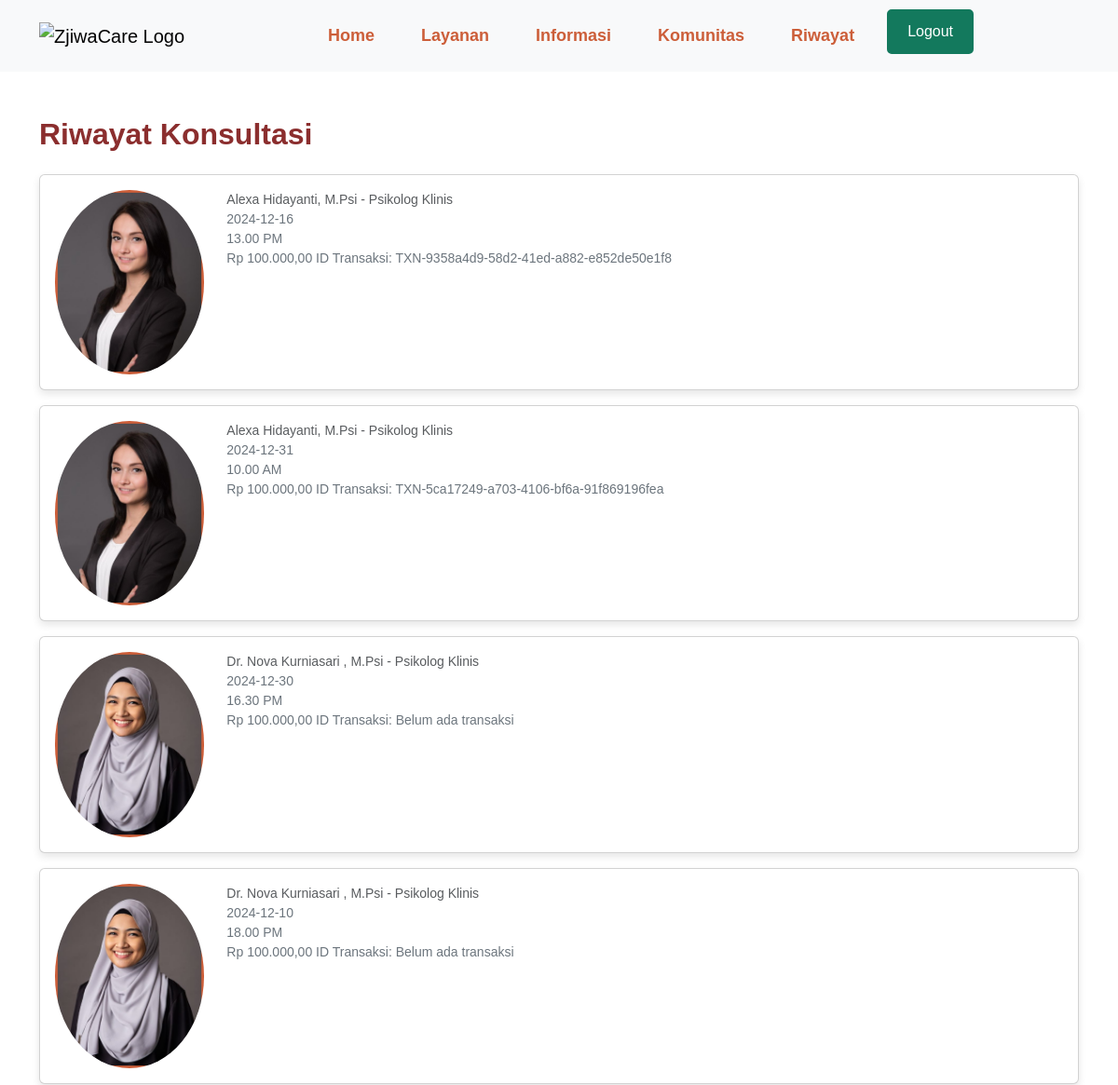
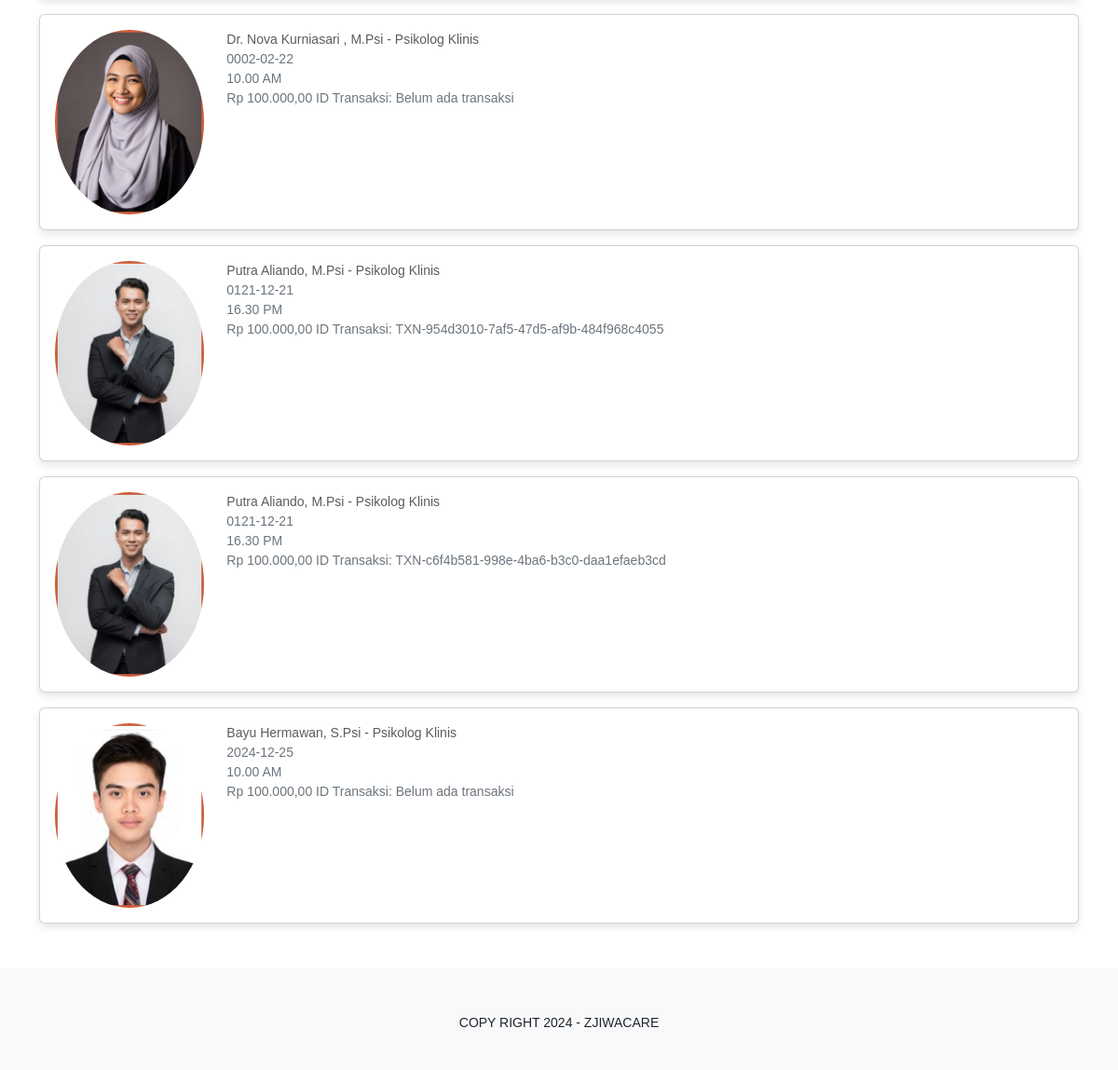
The page /ZjiwaCare/riwayat-konsultasi.php (signed in) on the database its author committed (2 pictures, top to bottom).
### tables this page shows
CREATE TABLE `booking` (
  `booking_id` int(11) NOT NULL,
  `nama` varchar(100) NOT NULL,
  `tanggalLahir` date NOT NULL,
  `umur` varchar(10) NOT NULL,
  `jenisKelamin` text NOT NULL,
  `pendidikan` varchar(100) NOT NULL,
  `alamat` varchar(100) NOT NULL,
  `tanggalKonsultasi` date NOT NULL,
  `waktuKonsultasi` text NOT NULL,
  `psikolog` varchar(255) NOT NULL,
  `spesialisasi` varchar(255) NOT NULL,
  `harga` int(11) NOT NULL,
  `user_id` int(11) DEFAULT NULL
);

CREATE TABLE `psychologists` (
  `id` int(100) NOT NULL,
  `nama` varchar(100) NOT NULL,
  `spesialisasi` varchar(255) NOT NULL,
  `deskripsi` text NOT NULL,
  `harga` int(11) NOT NULL,
  `foto` varchar(255) NOT NULL
);

CREATE TABLE `pembayaran` (
  `id_transaksi` varchar(255) NOT NULL,
  `username` varchar(255) NOT NULL,
  `nama` varchar(255) NOT NULL,
  `tanggal_lahir` varchar(100) NOT NULL,
  `umur` int(255) NOT NULL,
  `jenis_kelamin` varchar(255) NOT NULL,
  `pendidikan` varchar(255) NOT NULL,
  `alamat` varchar(255) NOT NULL,
  `tanggal_konsultasi` date NOT NULL,
  `waktu_konsultasi` varchar(255) NOT NULL,
  `psikolog` varchar(255) NOT NULL,
  `harga` decimal(65,0) NOT NULL,
  `metode_pembayaran` varchar(255) NOT NULL,
  `created_at` timestamp NOT NULL DEFAULT current_timestamp(),
  `booking_id` int(11) DEFAULT NULL,
  `status` varchar(100) DEFAULT NULL
);

### ZjiwaCare/riwayat-konsultasi.php (the view, shortened to what this page needs)
<?php
$user_id = $_SESSION['user_id'];
include 'database.php';
$bookings = [];
try {
    $stmt = $db->prepare("
        SELECT
            booking.psikolog,
            booking.spesialisasi,
            booking.tanggalKonsultasi AS tanggalKonsultasi,
            booking.waktuKonsultasi AS waktuKonsultasi,
            booking.harga,
            pembayaran.id_transaksi,
            psychologists.foto AS foto
        FROM
            booking
        LEFT JOIN
            pembayaran
        ON
            booking.booking_id = pembayaran.booking_id
        LEFT JOIN
            psychologists
        ON
            booking.psikolog = psychologists.nama
        WHERE
            booking.user_id = ?
    ");
    if ($stmt) {
        $stmt->bind_param("i", $user_id);
        $stmt->execute();
        $result = $stmt->get_result();
        while ($row = $result->fetch_assoc()) {
            $bookings[] = $row;
        }
    } else {
        throw new Exception("Error preparing statement: " . $db->error);
    }
} catch (Exception $e) {
    echo "<div class='alert alert-danger'>Terjadi kesalahan: " . htmlspecialchars($e->getMessage()) . "</div>";
}
?>
<!DOCTYPE html>
<html lang="en">
<head>
    <link href="https://cdn.jsdelivr.net/npm/bootstrap@5.3.3/dist/css/bootstrap.min.css" rel="stylesheet">
    <link rel="stylesheet" href="riwayat-konsultasi.css">
</head>
<body class="fade-in">
    <nav class="navbar navbar-expand-lg navbar-light bg-light">
        <div class="container d-flex justify-content-center">
            <a class="navbar-brand" href="riwayat-konsultasi.php">
                <img src="ZjiwaCare.png" alt="ZjiwaCare Logo" width="100">
            </a>
            <div class="collapse navbar-collapse justify-content-center" id="navbarNav">
                <ul class="navbar-nav">
                    <li class="nav-item">
                        <a class="nav-link box-nav" href="home.php">Home</a>
                    </li>
                    <li class="nav-item">
                        <a class="nav-link box-nav" href="layanan.php">Layanan</a>
                    </li>
                    <li class="nav-item">
                        <a class="nav-link box-nav" href="informasi2.php">Informasi</a>
                    </li>
                    <li class="nav-item">
                        <a class="nav-link box-nav" href="komunitas2.php">Komunitas</a>
                    </li>
                    <li class="nav-item">
                        <a class="nav-link box-nav active" href="riwayat.html">Riwayat</a>
                    </li>
                    <li class="nav-item">
                        <a class="btn btn-primary box-login" href="logout.php">Logout</a>
                    </li>
                </ul>
            </div>
        </div>
    </nav>
    <section class="my-5">
        <div class="container">
            <h1 class="mb-4">Riwayat Konsultasi</h1>
            <?php if (empty($bookings)): ?>
                <p class="text-muted">Belum ada riwayat konsultasi.</p>
            <?php else: ?>
                <?php foreach ($bookings as $booking): ?>
                    <div class="card mb-3">
                        <div class="card-body">
                            <div class="row">
                                <div class="col-md-2">
                                <img src="<?= $booking['foto'] ?>" alt="Doctor" class="img-fluid rounded-circle">
                                </div>
                                <div class="col-md-10">
                                    <p class="text-muted mb-0">
                                        <?= $booking['psikolog'] ?> - <?= $booking['spesialisasi'] ?>
                                    </p>
                                    <p class="mb-0">
                                        <?= $booking['tanggalKonsultasi'] ?><br>
                                        <?= $booking['waktuKonsultasi'] ?><br>
                                        Rp <?= number_format($booking['harga'], 2, ',', '.') ?>
                                        ID Transaksi:
                                        <?= $booking['id_transaksi'] ? $booking['id_transaksi'] : 'Belum ada transaksi' ?>
                                    </p>
                                </div>
                            </div>
                        </div>
                    </div>
                <?php endforeach; ?>
            <?php endif; ?>
        </div>
    </section>
    <footer class="text-center bg-light py-4">
        <div class="container">
            <p class="mt-4">COPY RIGHT 2024 - ZJIWACARE</p>
        </div>
    </footer>
</body>
</html>

### ZjiwaCare/riwayat-konsultasi.css (style rules this page uses)
.fade-in { animation: fadeIn 1s ease-in-out; }
body { font-family: Arial, sans-serif; }
h1 { color: #8b2e2e; font-size: 32px; }
.mb-4 { font-weight: bold; }
.navbar { padding: 10px 0; }
.navbar .nav-link.box-nav { padding: 10px 20px; margin: 5px; border-radius: 5px; color: #CC5E39; font-size: 18px; font-weight: bold; transition: background-color 0.3s, color 0.3s; }
.navbar .btn-primary.box-login { border: 2px solid #13795d; border-radius: 5px; margin-left: 10px; padding: 10px 20px; background-color: #13795d; transition: background-color 0.3s, color 0.3s; }
.card { box-shadow: 0 4px 8px rgba(0, 0, 0, 0.1); }
.card-body p { margin-bottom: 0.5rem; font-size: 14px; color: #6c757d; }
footer { background-color: #f8f9fa; }
footer p { font-size: 14px; }

### rows shown on the page
booking: psychologists.foto (picture), psikolog "Alexa Hidayanti, M.Psi", spesialisasi "Psikolog Klinis", tanggalKonsultasi "2024-12-16", waktuKonsultasi "13.00 PM", harga "100.000,00", pembayaran.id_transaksi "TXN-9358a4d9-58d2-41ed-a882-e852de50e1f8"
booking: psychologists.foto (picture), psikolog "Alexa Hidayanti, M.Psi", spesialisasi "Psikolog Klinis", tanggalKonsultasi "2024-12-31", waktuKonsultasi "10.00 AM", harga "100.000,00", pembayaran.id_transaksi "TXN-5ca17249-a703-4106-bf6a-91f869196fea"
booking: psychologists.foto (picture), psikolog "Dr. Nova Kurniasari , M.Psi", spesialisasi "Psikolog Klinis", tanggalKonsultasi "2024-12-30", waktuKonsultasi "16.30 PM", harga "100.000,00", shows "Belum ada transaksi"
booking: psychologists.foto (picture), psikolog "Dr. Nova Kurniasari , M.Psi", spesialisasi "Psikolog Klinis", tanggalKonsultasi "2024-12-10", waktuKonsultasi "18.00 PM", harga "100.000,00", shows "Belum ada transaksi"
booking: psychologists.foto (picture), psikolog "Dr. Nova Kurniasari , M.Psi", spesialisasi "Psikolog Klinis", tanggalKonsultasi "0002-02-22", waktuKonsultasi "10.00 AM", harga "100.000,00", shows "Belum ada transaksi"
booking: psychologists.foto (picture), psikolog "Putra Aliando, M.Psi", spesialisasi "Psikolog Klinis", tanggalKonsultasi "0121-12-21", waktuKonsultasi "16.30 PM", harga "100.000,00", pembayaran.id_transaksi "TXN-954d3010-7af5-47d5-af9b-484f968c4055", pembayaran.id_transaksi "TXN-c6f4b581-998e-4ba6-b3c0-daa1efaeb3cd"
booking: psychologists.foto (picture), psikolog "Bayu Hermawan, S.Psi", spesialisasi "Psikolog Klinis", tanggalKonsultasi "2024-12-25", waktuKonsultasi "10.00 AM", harga "100.000,00", shows "Belum ada transaksi"
